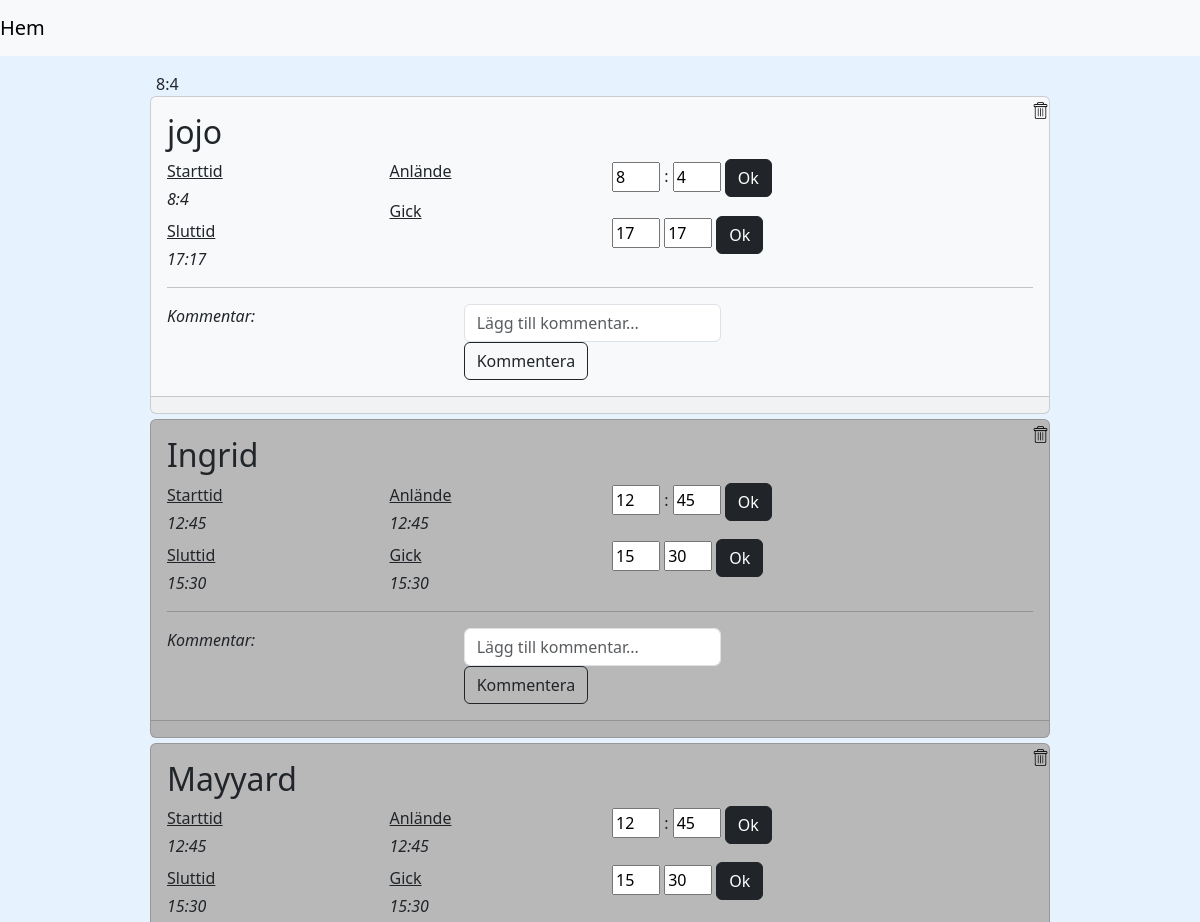
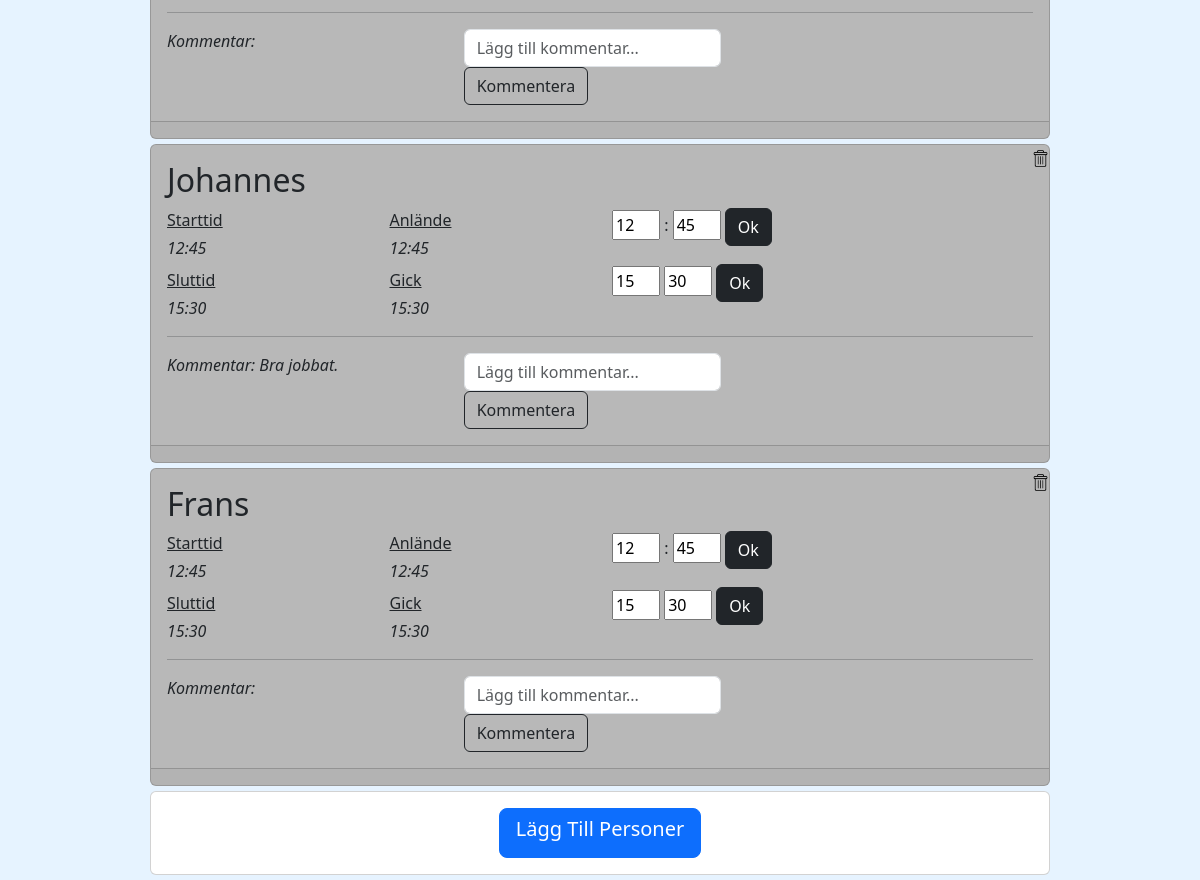
Page /arbetspass/Hamburgarian on the earlier database version (2 pictures, top to bottom).
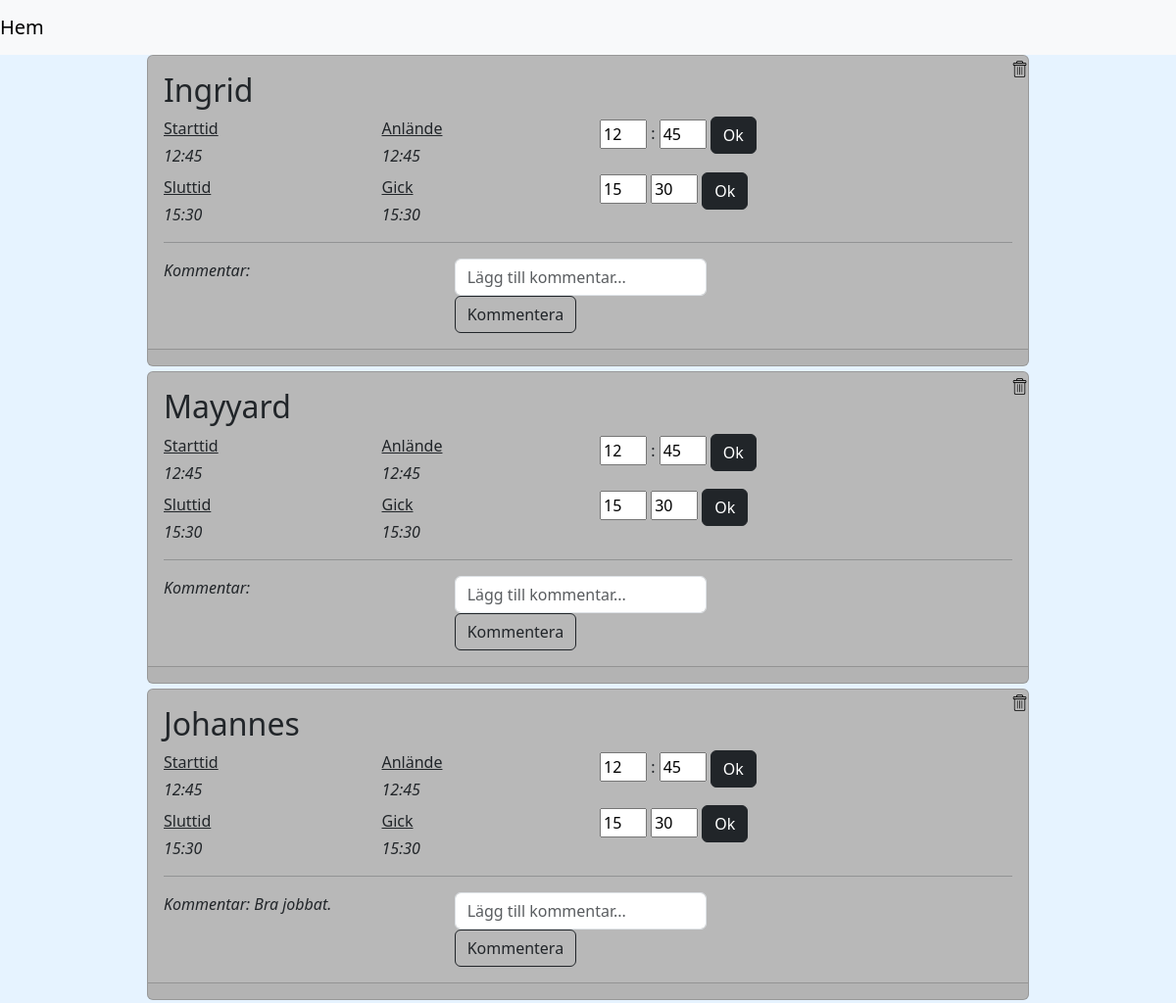
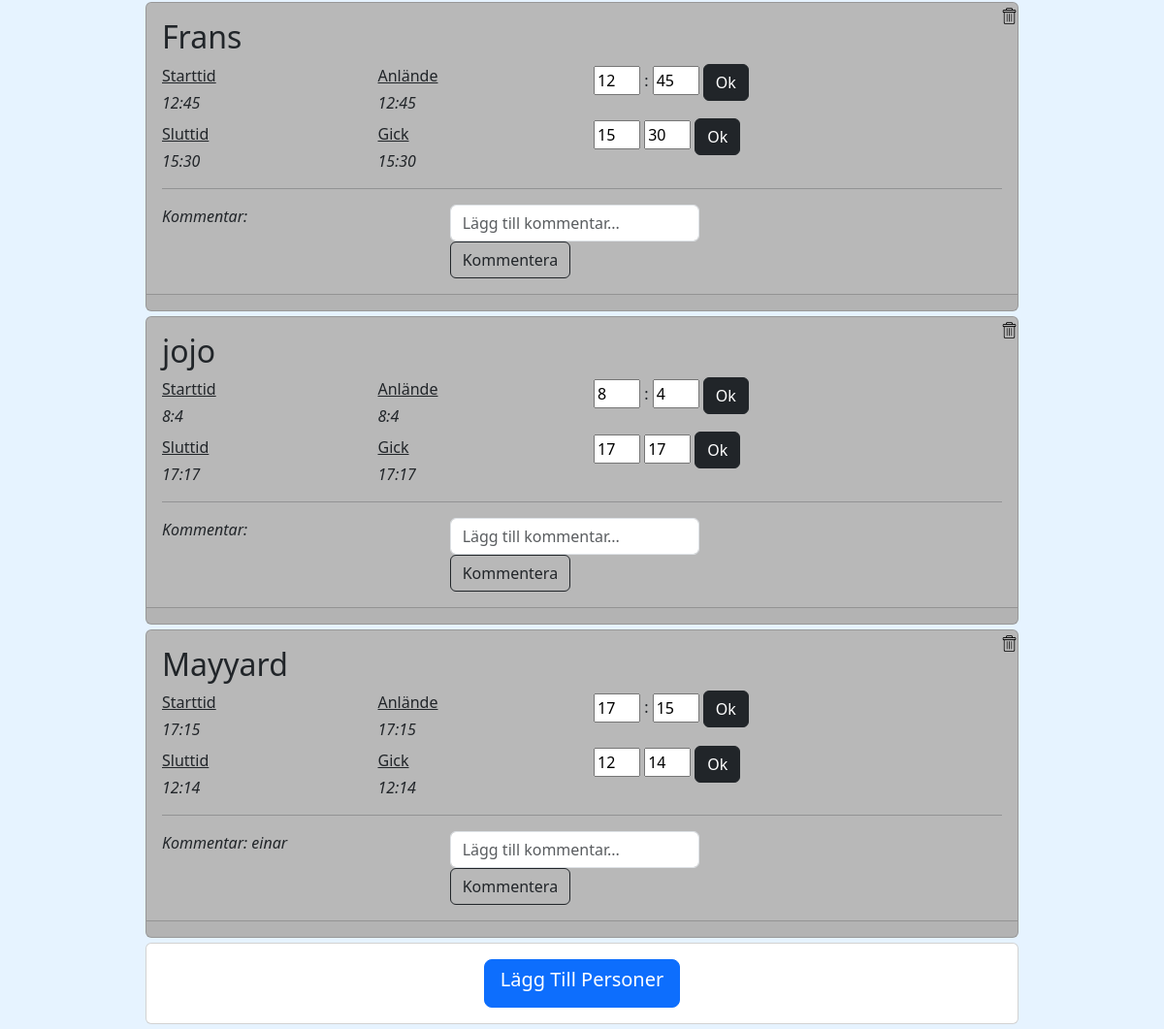
Same page on the later database version (2 pictures, top to bottom).
### main.py (models this page shows)
class Johannes(db.Model):
    id = db.Column(db.Integer, primary_key=True)
    passets_namn = db.Column(db.String, unique=False, nullable=False)
    arbetarens_namn = db.Column(db.String, unique=False, nullable=False)
    starttid_timme = db.Column(db.Integer, nullable=False)
    starttid_minut = db.Column(db.Integer, nullable=False)
    instämplad_timme = db.Column(db.Integer, nullable=True, default=0000)
    instämplad_minut = db.Column(db.Integer, nullable=True, default=0000)
    anlänt = db.Column(db.Boolean, unique=False, default=False)
    sluttid_timme = db.Column(db.Integer, nullable=False)
    sluttid_minut = db.Column(db.Integer, nullable=False)
    utstämplad_timme = db.Column(db.Integer, nullable=True, default=0000)
    utstämplad_minut = db.Column(db.Integer, nullable=True, default=0000)
    avslutat = db.Column(db.Boolean, unique=False, default=False)
    kommentar = db.Column(db.String, unique=False, nullable=True)

### main.py (the view)
@app.route("/arbetspass/<passet>", methods=["POST", "GET"])
def arbetspass(passet):
    with app.app_context():
        specifika_pass = db.session.execute(db.select(Johannes).where(Johannes.passets_namn == passet)).all()
    ej_anlängt = []
    anlänt = []
    avslutat = []
    for passet in specifika_pass:
        if passet[0].avslutat:
            avslutat.append(passet)
        elif passet[0].anlänt:
            anlänt.append(passet)
        else:
            ej_anlängt.append(passet)
    specifika_pass = ej_anlängt+anlänt+avslutat
    return render_template("pass.html", specifika_pass=specifika_pass)

### templates/pass.html (shortened to what this page needs)
<!DOCTYPE html>
<html lang="en">
<head>
    <link href="https://cdn.jsdelivr.net/npm/bootstrap@5.3.0/dist/css/bootstrap.min.css" rel="stylesheet">
    {{ bootstrap.load_css()}}
    {% from "bootstrap5/form.html" import render_form %}
    <link rel="stylesheet" href="/static/styles.css">
</head>
<body>
<nav class="navbar navbar-light bg-light">
  <a class="navbar-brand" href={{url_for("hem")}}>
    Hem
</nav>
    {% set starttid_för_strukturera = {"starttid": "_", "sluttid": "-"} %}
    {% for passet in specifika_pass%}
    {% set passet = passet[0]%}
    {% if not passet.anlänt and not passet.avslutat  %}
        {% if starttid_för_strukturera.starttid != passet.starttid_timme|string+":"+passet.starttid_minut|string %}
        <p class="ny_tid">{{passet.starttid_timme|string+":"+passet.starttid_minut|string}}</p>
        {% endif %}
        <div class="card w-75 mx-auto bg-light position-relative">
        {% elif passet.avslutat %}
        <div class="card w-75 mx-auto card_avslutat">
                    {% endif %}
  <div class="card-body">
    <h2 class="card-title">{{passet.arbetarens_namn}}</h2>
      <div class="row">
          <div class="col-3">
              <p class="card-text mb-1"><u>Starttid</u></p>
              <em>{{passet.starttid_timme}}:{{passet.starttid_minut}}</em>
              <p class="card-text mt-2 mb-1"><u>Sluttid</u></p>
              <em>{{passet.sluttid_timme}}:{{passet.sluttid_minut}}</em>
          </div>
          <div class="col-3">
              <p class="card-text mb-1"><u>Anlände</u></p>
                  <em>{% if passet.instämplad_timme %}{{passet.instämplad_timme}}:{{passet.instämplad_minut}}{%else%}
                      <p>   </p>{% endif %}</em>
              <p class="card-text mt-2 mb-1"><u>Gick</u></p>
                    <em>{% if passet.utstämplad_minut %}{{passet.utstämplad_timme}}:{{passet.utstämplad_minut}}{% endif %}</em>
          </div>
          <div class="col-6">
              <div class="form">
                  <form method="POST", action={{url_for("stämpla_in", id=passet.id)}}>
                      <input class="mb-4" style='width:3em' type="number" name="timme" value={{passet.starttid_timme}}> :
                      <input style='width:3em' type="number" name="minut" value={{passet.starttid_minut}}>
                      <button class="btn btn-dark" type="submit">Ok</button>
                  </form>
              </div>
              <div class="form">
                  <form method="POST", action={{url_for("stämpla_ut", id=passet.id)}}>
                      <input style='width:3em' type="number" name="timme" value={{passet.sluttid_timme}}>
                      <input style='width:3em' type="number" name="minut" value={{passet.sluttid_minut}}>
                      <button class="btn btn-dark" type="submit">Ok</button>
                  </form>
              </div>
          </div>
    </div>
      <hr/>
      <div class="row">
          <div class="col-4">
              <p><i>Kommentar:{% if passet.kommentar %}
                  {{ passet.kommentar }}
                  {% endif %}
              </i></p>
          </div>
          <div class="col-8">
              <div class="input-group">
                  <form method="POST", action={{url_for("addcomment")}}>
                      <input class="form-control" name="kommentar" type="text" placeholder="Lägg till kommentar..." required>
                      <div class="input-group-append">
                          <button class="btn btn-outline-dark kommentar-btn" type="submit"> Kommentera </button>
                      </div>
          </form>
      </div>
          </div>
      </div>
      <a href={{url_for("delete", id=passet.id, passets_namn=passet.passets_namn)}} class="color-danger text-right position-absolute top-0 end-0" ><img src="/static/delete.png" width="17"></a>
  </div>
  <div class="card-footer text-muted">
  </div>
</div>
 {% endfor %}
<body>
<div class="card text-center w-75 mx-auto ">
  <div class="card-body">
    <a href={{url_for("adda", passet=specifika_pass[0][0].passets_namn)}} class="btn btn-primary stretched-link btn-lg btn-default btn-block"><h5>Lägg Till Personer</h5></a>
  </div>
</div>
</body>
</html>

### static/styles.css (style rules this page uses)
body { background-color: #e6f3ff }
.card { margin-bottom:5px; }
.card_avslutat { background-color: #B8B8B8 }
.kommentar-btn { height: 4px width: 4px }

Differences in the rows shown:
changed Johannes "jojo": anlänt False → True (drawn); instämplad_timme (not shown) → "8"; instämplad_minut (not shown) → "4"; utstämplad_timme (not shown) → "17"; utstämplad_minut (not shown) → "17"; starttid_timme "8:4" → (not shown); moves down the list
added Johannes: arbetarens_namn "Mayyard", starttid_timme "17", starttid_minut "15", sluttid_timme "12", sluttid_minut "14", instämplad_timme "17", instämplad_minut "15", utstämplad_timme "12", utstämplad_minut "14", timme "17", minut "15", timme "12", minut "14", kommentar "einar"
